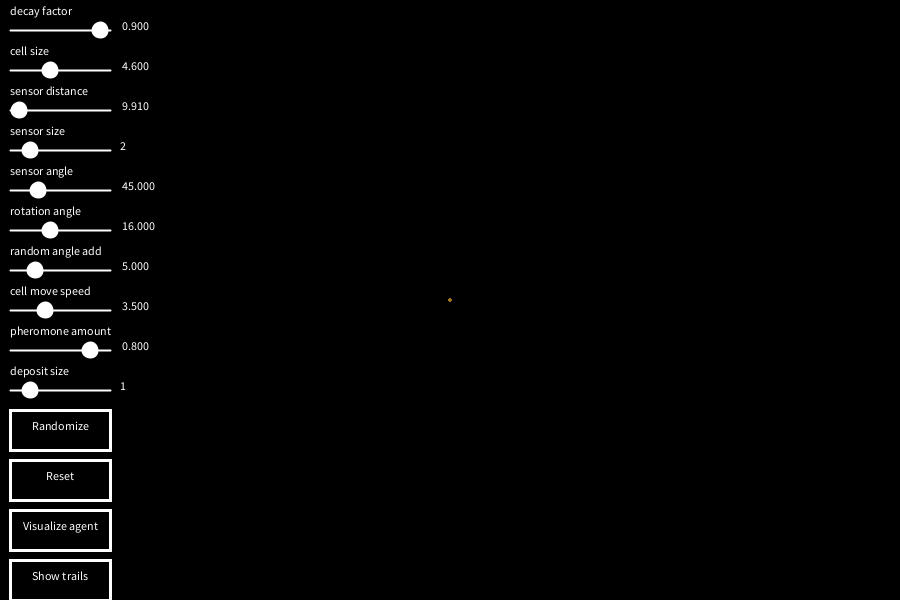
Frame 1 (no input)
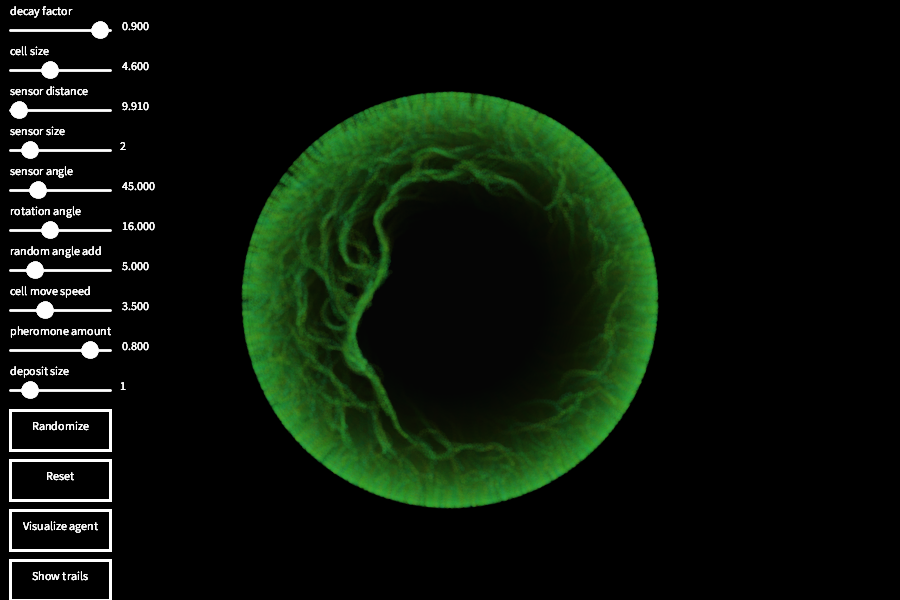
Frame 60 (the mouse pressed at the canvas centre just before this capture)
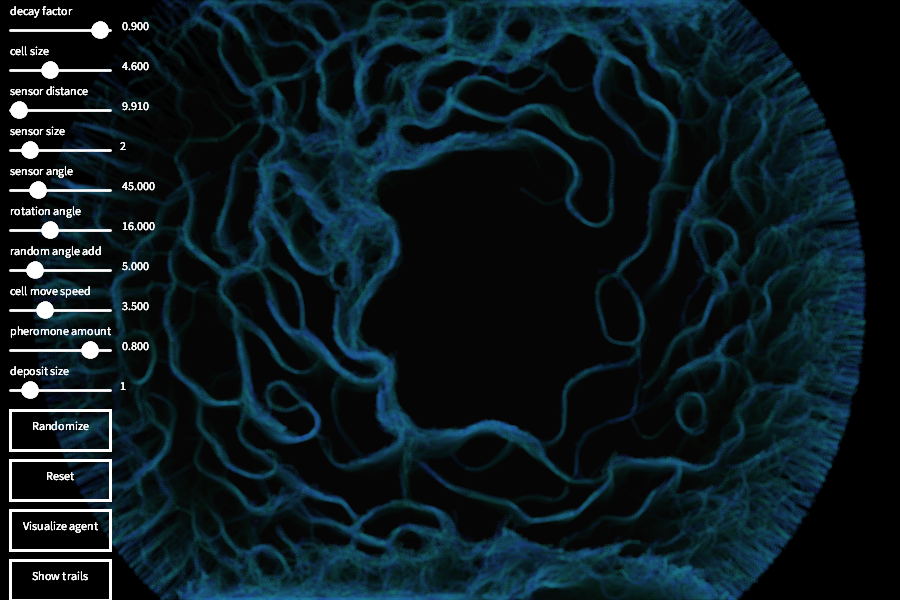
Frame 120 (the mouse held since frame 60 and released just before this capture)

The Processing sketch that drew these frames (run headless with seeded random() and noise(); from frame 60 on, the mouse is pressed at the canvas centre):

// Processing sketch: Slime_mould_simulation
// ── Slime_mould_simulation.pde
/*
//====agent map (map with all the agents) //agents leave trails on the trail map
 */

/*
//====trail map (map that holds intensities
 -trail intensities decide agent steering behaviour
 -needs to undergo diffusion and decay process every step 
 -diffusion = get particle positions, apply trail and mean filter on 3x3 basis
 -decay = multiplicative (i assume something like *0.8 on every trail value) 
 
 - trail should have:
 - decay factor (multiplication at which decay happens) (like 0.8);
 - diffuce size (mean map size (default would be 3x3))
 */
enum REFLECTIONS
{
  LEFT, 
    RIGHT, 
    TOP, 
    BOTTOM
}

enum SENSORDIRECTIONS
{
  SENSORDIRECTIONLEFT, 
    SENSORDIRECTIONMIDDLE, 
    SENSORDIRECTIONRIGHT
}

//population
Population p;

int agentAmount = 10000;

//trail maps
float trailMap[][];
float trailBuffer[][];

//program properties
float decayFactor =0.9;
float cellSize = 2;
float sensorDistance = 9;
int sensorSize = 2;
float sensorAngle = 45;
float rotationAngle = 6;
float randomAngleAdd = 5;
float depositionAmount = 0.5;

float trailDepositValue = 0.3;
int depositSize = 1;

float c = 0;

Slider sliders[] = new Slider[]
  {
  new Slider(0, 1, 10, 30, 100, "decay factor"), 
  new Slider(1, 10, 10, 70, 100, "cell size"), 
  new Slider(1, 100, 10, 110, 100, "sensor distance"), 
  new Slider(1, 10, 10, 150, 100, "sensor size", true), 
  new Slider(10, 135, 10, 190, 100, "sensor angle"), 
  new Slider(0, 40, 10, 230, 100, "rotation angle"), 
  new Slider(0, 20, 10, 270, 100, "random angle add"), 
  new Slider(0, 10, 10, 310, 100, "cell move speed"),
  
  new Slider(0, 1, 10, 350, 100, "pheromone amount"),
  new Slider(0, 5, 10, 390, 100, "deposit size",true)
};

Button randomizeButton = new Button(10, 410, 100, 40, "Randomize");
Button resetButton = new Button(10, 460, 100, 40, "Reset");
Button visualizeButton = new Button(10, 510, 100, 40, "Visualize agent");
Button visualizeTrails = new Button(10, 560, 100, 40, "Show trails");

boolean mouseDown = false;
boolean visualize = false;

float visualizeScale = 3;

//==========================================SETUP======================================
void setup()
{
  //create canvas
  size(900, 600);
  background(0);
  colorMode(HSB);
  noStroke();

  //initialize trailmap and buffer
  trailMap = new float[width][height];
  trailBuffer = new float[width][height];

  //create slime agents
  p = new Population(agentAmount);

  //set initial slider values
  sliders[0].SetValue(0.9);
  sliders[1].SetValue(0.4);
  sliders[2].SetValue(0.09);
  sliders[3].SetValue(0.2);
  sliders[4].SetValue(0.28);
  sliders[5].SetValue(0.4);
  sliders[6].SetValue(0.25);
  sliders[7].SetValue(0.35);
  sliders[8].SetValue(0.8);
  sliders[9].SetValue(0.2);
}

void draw()
{
  //alpha over screen
  fill(0, 0, 0, 25.5);
  noStroke();
  rect(-10, -10, width+10, height+10);

  //set trail path to trail buffer
  for (int x = 0; x < width; x++)
  {
    for (int y = 0; y < height; y++)
    {
      trailMap[x][y] = trailBuffer[x][y];
    }
  }

  if (decayFactor >= 1)
  {
    for (int x = 0; x < width; x++)
    {
      for (int y = 0; y < height; y++)
      {
        trailMap[x][y] = 0;
        trailBuffer[x][y] = 0;
      }
    }
  }

  //update all agents (they read from the trail path but emplace to the buffer)
  p.Update();

  //apply mean diffuse filter
  DiffuseBuffer();

  //update trail path buffer with decay
  DecayBuffer();

  noStroke();
  //show agents
  p.Show();

  //update slider values
  decayFactor =       sliders[0].currentVal;
  cellSize =          sliders[1].currentVal;
  sensorDistance =    sliders[2].currentVal;
  sensorSize =   (int)sliders[3].currentVal;
  sensorAngle =       sliders[4].currentVal;
  rotationAngle =     sliders[5].currentVal;
  randomAngleAdd =    sliders[6].currentVal;
  depositionAmount =  sliders[7].currentVal;
  trailDepositValue = sliders[8].currentVal;
  depositSize =  (int)sliders[9].currentVal;

  for (int i = 0; i < sliders.length; i++)
  {
    sliders[i].Update();
    sliders[i].Show();
  }

  if (mousePressed)
  {
    if (!mouseDown)
    {
      mouseDown = true; 
      if (randomizeButton.OnButton())
      {
        for (int i = 2; i < sliders.length-1; i++)
        {
          sliders[i].SetValue(random(0, 1));
        }
      }
      if (resetButton.OnButton())
      {
        //set initial slider values
        sliders[0].SetValue(0.9);
        sliders[1].SetValue(0.4);
        sliders[2].SetValue(0.09);
        sliders[3].SetValue(0.2);
        sliders[4].SetValue(0.28);
        sliders[5].SetValue(0.4);
        sliders[6].SetValue(0.25);
        sliders[7].SetValue(0.35);
        sliders[8].SetValue(0.8);
        sliders[9].SetValue(0.2);
      }
      if (visualizeButton.OnButton())
      {
        visualize = !visualize;
      }
    }
    if (visualizeTrails.OnButton())
    {
      for (int i = 0; i < width; i++)
      {
        for (int j = 0; j < height; j++)
        {
          color col = color(255, 0, trailBuffer[i][j]*255);
          set(i, j, col);
        }
      }
    }
  } else
  {
    mouseDown = false;
  }

  VisualizeAgent();

  stroke(255);
  fill(255);
  randomizeButton.Show();
  resetButton.Show();
  visualizeButton.Show();
  visualizeTrails.Show();
}

void DecayBuffer()
{
  for (int x = 0; x < width; x++)
  {
    for (int y = 0; y < height; y++)
    {
      trailBuffer[x][y] -= decayFactor/50;
      trailBuffer[x][y] = constrain(trailBuffer[x][y], 0, 1);
    }
  }
}

void DiffuseBuffer()
{
  float bufferBuffer[][] = new float[width][height];
  for (int x = 0; x < width; x++)
  {
    for (int y = 0; y < height; y++)
    {
      bufferBuffer[x][y] = trailBuffer[x][y];
    }
  }

  for (int x = 0; x < width; x++)
  {
    for (int y = 0; y < height; y++)
    {
      //get num neightbours and add to sum
      float sum = 0;
      int NBCount = 1; //1 because it includes self;
      sum += bufferBuffer[x][y];

      //left
      if (x > 0) {
        sum += bufferBuffer[x-1][y];
        NBCount++;
      }

      //up
      if (y > 0) {
        sum += bufferBuffer[x][y-1];
        NBCount++;
      }

      //right
      if (x < width-1) {
        sum += bufferBuffer[x+1][y];
        NBCount++;
      }

      //down
      if (y < height-1) {
        sum += bufferBuffer[x][y+1];
        NBCount++;
      }

      //top left
      if (x > 0 && y > 0) {
        sum += bufferBuffer[x-1][y-1];
        NBCount++;
      }

      //top right
      if ( x < width-1 && y > 0) {
        sum += bufferBuffer[x+1][y-1];
        NBCount++;
      }

      //bottom left
      if (x > 0 && y < height-1) {
        sum += bufferBuffer[x-1][y+1];
        NBCount++;
      }

      //bottom right
      if ( x < width-1 && y < height-1) {
        sum += bufferBuffer[x+1][y+1];
        NBCount++;
      }

      trailBuffer[x][y] = sum/NBCount;//average of neighbours;
    }
  }
}

void VisualizeAgent()
{
  if (visualize)
  {
    fill(255);
    strokeWeight(1);

    //main body
    float hw = width/2;
    float hh = height/2;
    circle(hw, hh, cellSize*visualizeScale);

    //movespeed
    stroke(70, 255, 255);
    strokeWeight(4);

    line(hw, hh, hw, hh-depositionAmount * visualizeScale * 3);

    //rotation angle lines
    strokeWeight(1);
    stroke(160, 255, 255);
    float rlx = sin(radians(180-rotationAngle))*visualizeScale * 30;
    float rly = cos(radians(180-rotationAngle))*visualizeScale * 30;
    float rrx = sin(radians(180+rotationAngle))*visualizeScale * 30;
    float rry = cos(radians(180+rotationAngle))*visualizeScale * 30;
    line(hw, hh, hw+rlx, hh+rly);
    line(hw, hh, hw+rrx, hh+rry);

    //random angle lines
    strokeWeight(1);
    stroke(16, 255, 255);
    float ralx = sin(radians(180-randomAngleAdd))*visualizeScale * 20;
    float raly = cos(radians(180-randomAngleAdd))*visualizeScale * 20;
    float rarx = sin(radians(180+randomAngleAdd))*visualizeScale * 20;
    float rary = cos(radians(180+randomAngleAdd))*visualizeScale * 20;

    line(hw, hh, hw+ralx, hh+raly);
    line(hw, hh, hw+rarx, hh+rary);

    //sensors
    fill(255, 255, 150);
    strokeWeight(1);
    stroke(255);
    float slx = sin(radians(180-sensorAngle))*sensorDistance*visualizeScale;
    float sly = cos(radians(180-sensorAngle))*sensorDistance*visualizeScale;
    float smx = sin(radians(180))*sensorDistance*visualizeScale;
    float smy = cos(radians(180))*sensorDistance*visualizeScale;
    float srx = sin(radians(180+sensorAngle))*sensorDistance*visualizeScale;
    float sry = cos(radians(180+sensorAngle))*sensorDistance*visualizeScale;
    circle(hw+slx, hh+sly, sensorSize*visualizeScale);
    circle(hw+smx, hh+smy, sensorSize*visualizeScale);
    circle(hw+srx, hh+sry, sensorSize*visualizeScale);

    //sensor lines
    stroke(0, 255, 255);
    strokeWeight(1);

    line(hw, hh, hw+slx, hh+sly);
    line(hw, hh, hw+smx, hh+smy);
    line(hw, hh, hw+srx, hh+sry);
  }
}

// ── Agent.pde
class SlimeAgent
{
  /*
  //configurabe values should include:
   ==========TO ADD===============
   - deposit size (how much trail value is left behind)
   */


  //PVector position = new PVector(random(0,width),random(0,height)); //position of the particle
  PVector position = new PVector(width/2, height/2);
  PVector sensors[] = new PVector[3]; //particle sensors, sensor readings effect heading of particle (turning left/right or going straight ahead)
  float sensorReadings[] = new float[]{0, 0, 0};
  float c = random(0, 50);
  float direction = random(360);

  SlimeAgent()
  {
    for (int i = 0; i < sensors.length; i++)
    {
      sensors[i] = new PVector(0, 0);
    }
    CalculateSensorPositions();
  }

  void Update()
  {
    //====================temporary direction add=========================

    //let sensors check trail map using current position and size
    for (int i = 0; i < sensors.length; i++)
    {
      sensorReadings[i] = 0;
      for (int j = -sensorSize; j < sensorSize; j++)
      {
        for (int k = -sensorSize; k < sensorSize; k++)
        {
          int sx = (int)sensors[i].x+j;
          int sy = (int)sensors[i].y+k;
          if (sx > 0 && sx < width-1 && sy > 0 && sy < height-1)
          {
            sensorReadings[i] = trailMap[sx][sy];
          }
        }
      }
    }

    //steer according to sensor readings
    SENSORDIRECTIONS sensorDirection = GetDirection();

    float rotationAdd = 0;
    switch(sensorDirection)
    {
    case SENSORDIRECTIONLEFT:
      rotationAdd -= rotationAngle;
      break;

    case SENSORDIRECTIONMIDDLE:
      rotationAdd += random(-0.1, 0.1);
      break;

    case SENSORDIRECTIONRIGHT:
      rotationAdd += rotationAngle;
      break;
    }
    rotationAdd += random(-randomAngleAdd, randomAngleAdd);
    direction += rotationAdd;

    //add to position using new direction
    position.x += sin(radians(direction))*depositionAmount;
    position.y += cos(radians(direction))*depositionAmount;

    //clamp position and mirror x/y direction
    ClampPosition();

    //deposit trail based on deposit size
    for (int i = -depositSize; i < depositSize; i++)
    {
      for (int j = -depositSize; j < depositSize; j++)
      {
        int tx = (int)position.x+i;
        int ty = (int)position.y+j;
        if (tx >= 0 && tx < width && ty >= 0 && ty < height)
        {
          trailBuffer[tx][ty] += trailDepositValue;
        }
      }
    }

    //recalculate sensor positions
    CalculateSensorPositions();
  }

  void Show()
  {
    c++;
    while (c > 255)
    {
      c-= 255;
    }
    fill(c, 200, 160, 25.5);
    //draw pixel
    circle(position.x, position.y, cellSize);
  }

  void CalculateSensorPositions()
  {
    sensors[0].x = position.x + sin(radians(direction-sensorAngle))*sensorDistance;//left sensor
    sensors[0].y = position.y + cos(radians(direction-sensorAngle))*sensorDistance;//left sensor
    sensors[1].x = position.x + sin(radians(direction))*sensorDistance;            //middle sensor
    sensors[1].y = position.y + cos(radians(direction))*sensorDistance;            //middle sensor
    sensors[2].x = position.x + sin(radians(direction+sensorAngle))*sensorDistance;//right sensor
    sensors[2].y = position.y + cos(radians(direction+sensorAngle))*sensorDistance;//right sensor
  }

  void ClampPosition()
  {
    if (position.x < 0)
    {
      position.x = 0;
      Reflect(REFLECTIONS.LEFT);
    }

    if (position.x > width)
    {
      position.x = width-1;
      Reflect(REFLECTIONS.RIGHT);
    }

    if (position.y < 0)
    {
      position.y = 0;
      Reflect(REFLECTIONS.TOP);
    }

    if (position.y > height-1)
    {
      position.y = height;
      Reflect(REFLECTIONS.BOTTOM);
    }
  }

  void Reflect(REFLECTIONS r)
  {
    switch(r)
    {
    case LEFT:
      direction = 180 - (direction-180);
      break;

    case RIGHT:
      direction = 180 - (direction-180);
      break;

    case TOP:
      direction = 360 - (direction-180);
      break;

    case BOTTOM:
      direction = 360 - (direction-180);
      break;
    }
  }

  SENSORDIRECTIONS GetDirection()
  {
    if (sensorReadings[0] == sensorReadings[1] && sensorReadings[0] == sensorReadings[2])
    {
      return SENSORDIRECTIONS.SENSORDIRECTIONMIDDLE;
    } else if (sensorReadings[0] > sensorReadings[1] && sensorReadings[0] == sensorReadings[1])
    {
      return SENSORDIRECTIONS.SENSORDIRECTIONMIDDLE;
    } else if (sensorReadings[0] > sensorReadings[1] && sensorReadings[0] > sensorReadings[2])
    {
      return SENSORDIRECTIONS.SENSORDIRECTIONLEFT;
    } else if ( sensorReadings[1] > sensorReadings[0] && sensorReadings[1] > sensorReadings[2])
    {
      return SENSORDIRECTIONS.SENSORDIRECTIONMIDDLE;
    } else
    {
      return SENSORDIRECTIONS.SENSORDIRECTIONRIGHT;
    }
  }
}

// ── Button.pde
class Button
{
  float x,y,w,h;
  String t;
  Button(float _x, float _y, float _w, float _h, String _t)
  {
    x = _x;
    y = _y;
    w = _w;
    h = _h;
    t = _t;
  }
  
  void Show()
  {
    noFill();
    strokeWeight(3);
    textAlign(CENTER);
    rect(x,y,w,h);
    text(t,x+w/2,y+h/2);
  }
  
  boolean OnButton()
  {
    return mouseX > x && mouseX < x+w && mouseY > y && mouseY < y+h;
  }
}

// ── Population.pde
class Population
{
  SlimeAgent agents[]; 

  Population(int size)
  {
    agents = new SlimeAgent[size];
    for (int i = 0; i < size; i++)
    {
      agents[i] = new SlimeAgent();
    }
  }

  void Update()
  {
    for (int i = 0; i < agents.length; i++)
    {
      agents[i].Update();
    }
  }

  void Show()
  {
    for (int i = 0; i < agents.length; i++)
    {
      agents[i].Show();
    }
  }
}

// ── Slider.pde
class Slider
{

  class SliderDot
  {
    float x, y;
    float r = 15;
  }
  boolean movePoint = false;
  float x=0, y=0, w=100, min=0, max=1;
  float currentVal = 0;
  boolean isIntSlider = false;
  SliderDot point;
  String name = "Slider";

  Slider(float mi, float ma, float _x, float _y, float _w, String n)
  {
    min = mi;
    max = ma;
    x = _x;
    y = _y;
    w = _w;
    currentVal = min;
    point = new SliderDot();
    point.x = x + w/2;
    point.y = y;
    name = n;
    currentVal = map(point.x, x, x+w, min, max);
  }
  Slider(float mi, float ma, float _x, float _y, float _w, String n, boolean integer)
  {
    min = mi;
    max = ma;
    x = _x;
    y = _y;
    w = _w;
    currentVal = min;
    point = new SliderDot();
    point.x = x + w/2;
    point.y = y;
    name = n;
    currentVal = map(point.x, x, x+w, min, max);
    isIntSlider = integer;
    if (isIntSlider) {
      currentVal = (int)currentVal;
    }
  }

  void SetValue(float v)
  {
    while (v>1) {
      v--;
    }

    point.x = x + w*v;

    currentVal = map(point.x, x, x+w, min, max);
    if (isIntSlider) {
      currentVal = (int)currentVal;
    }
  }

  void Update()
  {
    if (mousePressed)
    {
      if (mouseX > point.x-point.r/2 && mouseX < point.x+point.r/2 && mouseY > point.y-point.r/2 && mouseY < point.y+point.r/2)
      {
        movePoint = true;
      }
    } else
    {
      movePoint = false;
    }

    if (movePoint)
    {
      point.x = mouseX;
      point.x = constrain(point.x, x, x+w);
      currentVal = map(point.x, x, x+w, min, max);
      if (isIntSlider) {
        currentVal = (int)currentVal;
      }
    }
  }

  void Show()
  {
    fill(255);
    stroke(255);
    strokeWeight(2);
    line(x, y, x+w, y);
    circle(point.x, point.y, point.r);
    textAlign(LEFT);
    text(name, x, y-15);
    if (isIntSlider)
    {
      text((int)currentVal, x + w + 10, y);
    } else
    {
      text(currentVal, x + w + 10, y);
    }
  }
}
